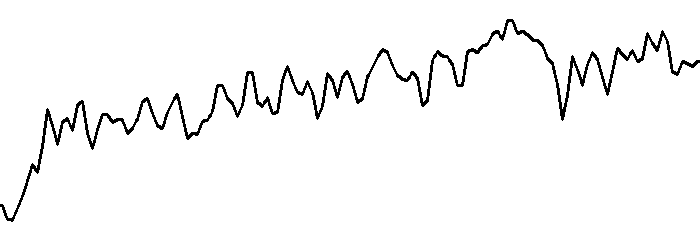
#> input picture backend/ai/sample_ecg_images/5_unknown_beat.png, 700 x 240 px
$ python ecg_pipeline.py sample_ecg_images/5_unknown_beat.png
#> lines starting #> are read from the running program, lines starting #| are printed output that depends on the picture; after the words box and inside, x2 and y2 are one past the last pixel; in counts of white or black regions, pixels touching at a corner belong together
### backend/ai/ecg_preprocess.py
import os
import sys
import json
import cv2
import numpy as np

OUTPUT_SIZE = (512, 512)


def preprocess_ecg(image_path):
#> called with image_path = 'sample_ecg_images/5_unknown_beat.png'
    if not os.path.exists(image_path):
        return {
            "success": False,
            "message": "Image not found."
        }

    image = cv2.imread(image_path)
#> image is the input picture: shape (240, 700, 3); 96.8% white; 1 black region, box (x1, y1, x2, y2) and area: (0, 19, 700, 222) 5425

    if image is None:
        return {
            "success": False,
            "message": "Unable to read image."
        }

    # Resize
    image = cv2.resize(image, OUTPUT_SIZE)
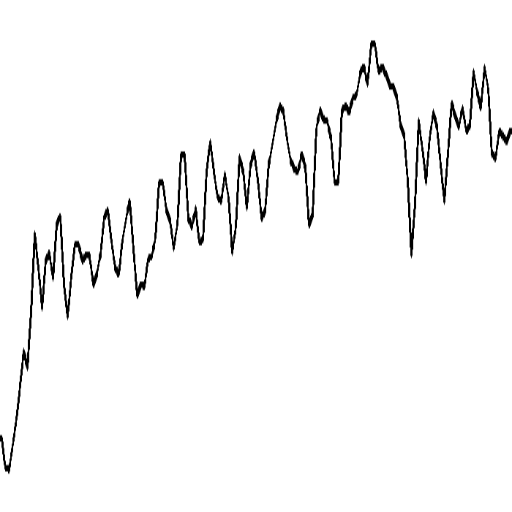
#> image: shape (512, 512, 3); min 0, max 255, mean 246.8

    # Grayscale
    gray = cv2.cvtColor(image, cv2.COLOR_BGR2GRAY)

    # Denoise
    gray = cv2.GaussianBlur(gray, (3, 3), 0)
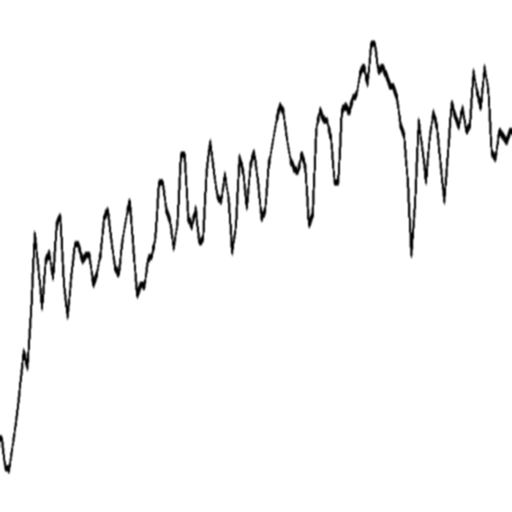
#> gray: shape (512, 512); min 0, max 255, mean 246.8

    # Contrast Enhancement
    clahe = cv2.createCLAHE(
        clipLimit=2.0,
        tileGridSize=(8, 8)
    )

    enhanced = clahe.apply(gray)

    # Adaptive Threshold
    binary = cv2.adaptiveThreshold(
        enhanced,
        255,
        cv2.ADAPTIVE_THRESH_GAUSSIAN_C,
        cv2.THRESH_BINARY,
        11,
        2
    )
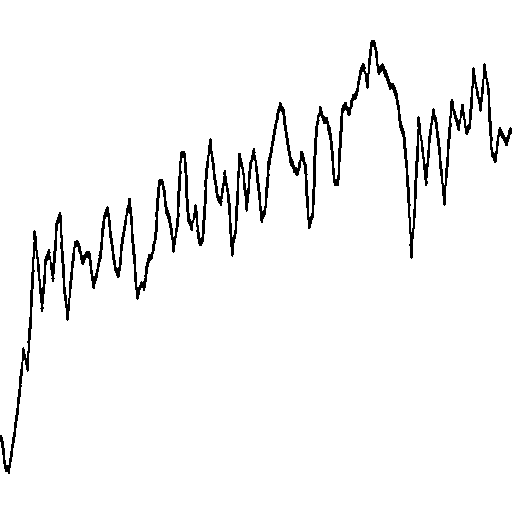
#> binary: shape (512, 512); 96% white; 1 black region, box (x1, y1, x2, y2) and area: (0, 40, 512, 474) 10365

    output_dir = os.path.join(
        os.path.dirname(image_path),
        "processed"
    )

    os.makedirs(output_dir, exist_ok=True)

    output_file = os.path.join(
        output_dir,
        os.path.basename(image_path)
    )

    cv2.imwrite(output_file, binary)

    return {
        "success": True,
        "processedImage": output_file,
        "width": OUTPUT_SIZE[0],
        "height": OUTPUT_SIZE[1]
    }


# [12 lines that do not run on import are left out]

### backend/ai/ecg_detector.py
import cv2
import os
import json
import sys
import numpy as np


def detect_ecg(image_path):

    if not os.path.exists(image_path):
        return {
            "success": False,
            "message": "Image not found."
        }

    image = cv2.imread(image_path)

    if image is None:
        return {
            "success": False,
            "message": "Invalid image."
        }

    gray = cv2.cvtColor(
        image,
        cv2.COLOR_BGR2GRAY
    )

    # -----------------------------------
    # Edge Detection
    # -----------------------------------

    edges = cv2.Canny(
        gray,
        50,
        150
    )
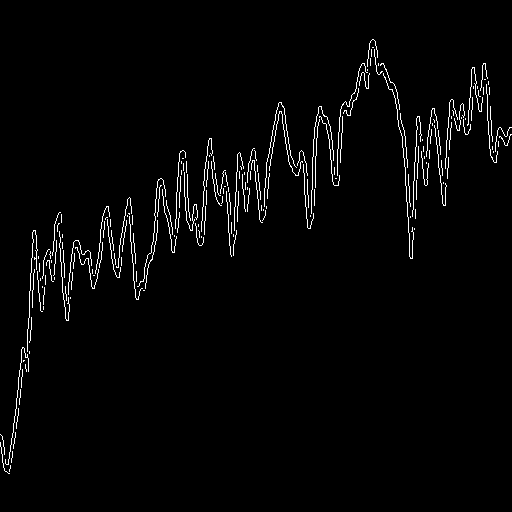
#> edges: shape (512, 512); 2.3% white in thin lines or dots, all inside (x1, y1, x2, y2) = (0, 39, 512, 474)

    edge_pixels = np.sum(edges > 0)
#> edge_pixels = 6117

    # -----------------------------------
    # Horizontal Line Detection
    # ECG grids contain many horizontal
    # and vertical lines.
    # -----------------------------------

    horizontal_kernel = cv2.getStructuringElement(
        cv2.MORPH_RECT,
        (35,1)
    )

    vertical_kernel = cv2.getStructuringElement(
        cv2.MORPH_RECT,
        (1,35)
    )

    horizontal = cv2.morphologyEx(
        edges,
        cv2.MORPH_OPEN,
        horizontal_kernel
    )
#> horizontal: shape (512, 512); every value is 0

    vertical = cv2.morphologyEx(
        edges,
        cv2.MORPH_OPEN,
        vertical_kernel
    )

    horizontal_score = np.sum(horizontal > 0)
#> horizontal_score = 0

    vertical_score = np.sum(vertical > 0)
#> vertical_score = 0

    # -----------------------------------
    # Wave Detection
    # -----------------------------------

    contours,_ = cv2.findContours(
        edges,
        cv2.RETR_EXTERNAL,
        cv2.CHAIN_APPROX_SIMPLE
    )
#> contours = 194 contours, all with area under 20

    contour_count = len(contours)
#> contour_count = 194

    # -----------------------------------
    # ECG Confidence Score
    # -----------------------------------

    score = (
        edge_pixels * 0.2 +
        horizontal_score * 0.3 +
        vertical_score * 0.3 +
        contour_count * 15
    )
#> score = 4133.4

    is_ecg = score > 12000
#> is_ecg = False

    return {

        "success": True,

        "isECG": is_ecg,

        "score": round(score,2),

        "edgePixels": int(edge_pixels),

        "horizontalLines": int(horizontal_score),

        "verticalLines": int(vertical_score),

        "contours": contour_count

    }


# [17 lines that do not run on import are left out]

### backend/ai/ecg_pipeline.py
import os
import json

from ecg_preprocess import preprocess_ecg
from ecg_detector import detect_ecg

# Your existing predictor
import subprocess
import sys

BASE_DIR = os.path.dirname(os.path.abspath(__file__))


def run_prediction(image_path):
    predictor = os.path.join(BASE_DIR, "ecg_predict.py")

    result = subprocess.run(
        [sys.executable, predictor, image_path],
        capture_output=True,
        text=True
    )

    if result.returncode != 0:
        return {
            "success": False,
            "message": result.stderr
        }

    return json.loads(result.stdout)


def pipeline(image_path):

    # -------------------------
    # STEP 1
    # -------------------------

    preprocess = preprocess_ecg(image_path)

    if not preprocess["success"]:
        return preprocess

    processed = preprocess["processedImage"]

    # -------------------------
    # STEP 2
    # -------------------------

    detector = detect_ecg(processed)
#> detector = {'success': True, 'isECG': False, 'score': 4133.4, 'edgePixels': 6117, 'horizontalLines': 0, 'verticalLines': 0, 'contours': 194}

    if not detector["success"]:
        return detector

    if not detector["isECG"]:
        return {
            "success": False,
            "message": "Uploaded image is not an ECG."
        }

    # -------------------------
    # STEP 3
    # -------------------------

    prediction = run_prediction(processed)

    if not prediction["success"]:
        return prediction

    # -------------------------
    # STEP 4
    # Placeholder for RAG
    # -------------------------

    rag_context = (
        "Relevant cardiology guidelines "
        "will be retrieved here."
    )

    # -------------------------
    # STEP 5
    # Placeholder for Gemini
    # -------------------------

    summary = (
        "Gemini clinical summary "
        "will be generated here."
    )

    prediction["ragContext"] = rag_context
    prediction["aiSummary"] = summary

    return prediction


if __name__ == "__main__":

    if len(sys.argv) < 2:
        print(json.dumps({
            "success": False,
            "message": "Image path missing."
        }))
        sys.exit()

    print(json.dumps(
        pipeline(sys.argv[1])
    ))
